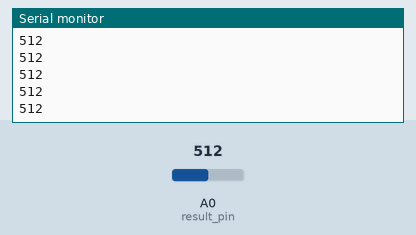
A sketch run on a simulated Arduino Uno, built with avr-gcc and run on an emulated ATmega328P. Shown: the last lines printed to the serial monitor. The test bench sets the inputs (shaded band); at power-on: A0 (result_pin) = 512.

Above: at 1.2 s.
1.3 s: A0 (result_pin) set to 716
At 1.8 s:
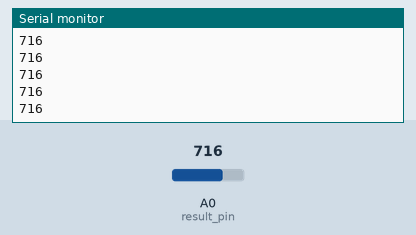
2.8 s: A0 (result_pin) set to 900
At 3.6 s:
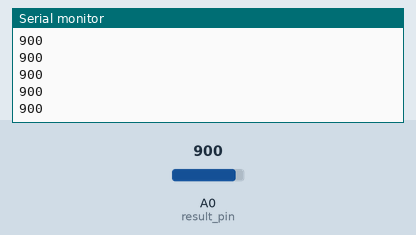
Timing chart, 0 to 5.8 s (numbered marks = the images above; inputs shaded):
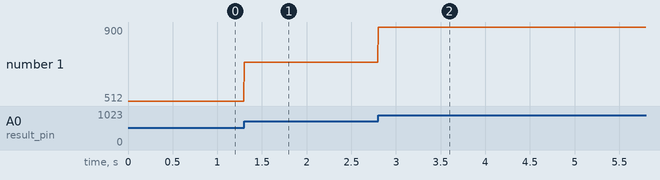

The sketch:

AstableOscillator.ino
```cpp
/*

  AstableOscillator
  Uses an Arduino to monitor a classic a-stable 555 circuit and pipe the data to processing

  For info and circuit diagrams see https://github.com/tardate/LittleArduinoProjects/tree/main/Electronics101/555Timer/AstableOscillator

 */

#include <FlexiTimer2.h>                // use timer for sampling to get even time base for data

const int result_pin = A0;              // the pin we'll read our result values from
int result_value = 0;

void setup() {
  Serial.begin(115200);                 // initialize serial communications (to match that used by PlotNValues.pde)
  pinMode(result_pin, INPUT);           // enable the result_pin

  FlexiTimer2::set(5, sample);          // sample every 5ms
  FlexiTimer2::start();
}

void loop() {
}

void sample() {
  // read the current value and send to the serial port
  result_value = analogRead(result_pin);
  Serial.println(result_value);
}
```

Measured:
- after the input at 1.3 s, the serial monitor: prints a new line at once (image 1)
- after the input at 2.8 s, the serial monitor: prints a new line at once (image 2)
- plotted number 1: 512 → 716 after the input at 1.3 s, 716 → 900 after the input at 2.8 s
